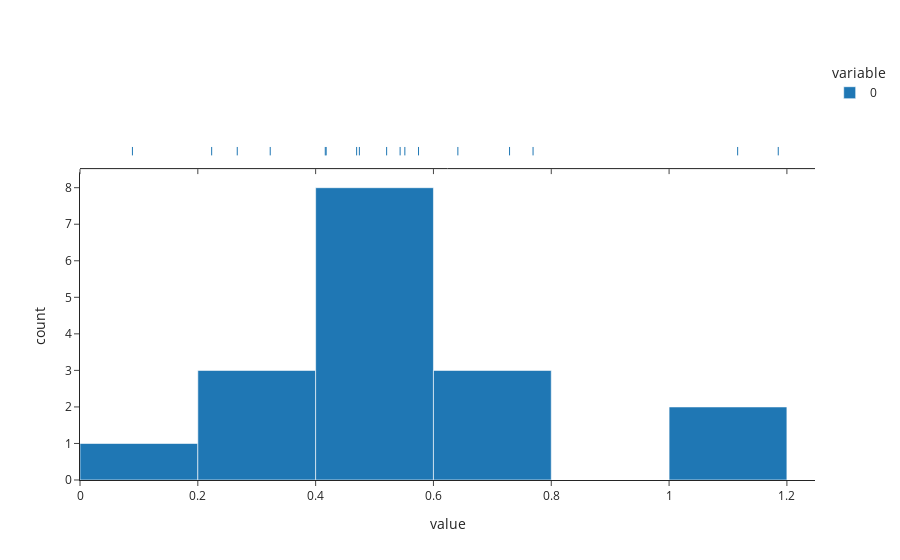

Write notebook code for a chart like this one.
### Code cell
px.histogram(choc_sigmas_true,
                template='simple_white',
                marginal='rug')

### Figure 1 — Plotly figure (JSON) as saved in the notebook; plotly's stock layout.template omitted (floating-point values rounded to 4 significant figures)
{"data": [{"alignmentgroup": "True", "bingroup": "x", "hovertemplate": "variable=0<br>value=%{x}<br>count=%{y}<extra></extra>", "legendgroup": "0", "marker": {"color": "#1F77B4", "pattern": {"shape": ""}}, "name": "0", "offsetgroup": "0", "orientation": "v", "showlegend": true, "type": "histogram", "x": [1.116, 0.5747, 0.6414, 0.2669, 0.2235, 0.3229, 0.5205, 0.08901, 0.4179, 1.185, 0.4743, 0.7292, 0.4164, 0.4696, 0.5434, 0.5515, 0.7691], "xaxis": "x", "yaxis": "y"}, {"alignmentgroup": "True", "boxpoints": "all", "fillcolor": "rgba(255,255,255,0)", "hoveron": "points", "hovertemplate": "variable=0<br>value=%{x}<extra></extra>", "jitter": 0, "legendgroup": "0", "line": {"color": "rgba(255,255,255,0)"}, "marker": {"color": "#1F77B4", "symbol": "line-ns-open"}, "name": "0", "offsetgroup": "0", "showlegend": false, "type": "box", "x": [1.116, 0.5747, 0.6414, 0.2669, 0.2235, 0.3229, 0.5205, 0.08901, 0.4179, 1.185, 0.4743, 0.7292, 0.4164, 0.4696, 0.5434, 0.5515, 0.7691], "xaxis": "x2", "yaxis": "y2"}], "layout": {"barmode": "relative", "legend": {"title": {"text": "variable"}, "tracegroupgap": 0}, "margin": {"t": 60}, "xaxis": {"anchor": "y", "domain": [0, 1], "title": {"text": "value"}}, "xaxis2": {"anchor": "y2", "domain": [0, 1], "matches": "x", "showticklabels": false}, "yaxis": {"anchor": "x", "domain": [0, 0.7326], "title": {"text": "count"}}, "yaxis2": {"anchor": "x2", "domain": [0.7426, 1], "matches": "y2", "showline": false, "showticklabels": false, "ticks": ""}}}
